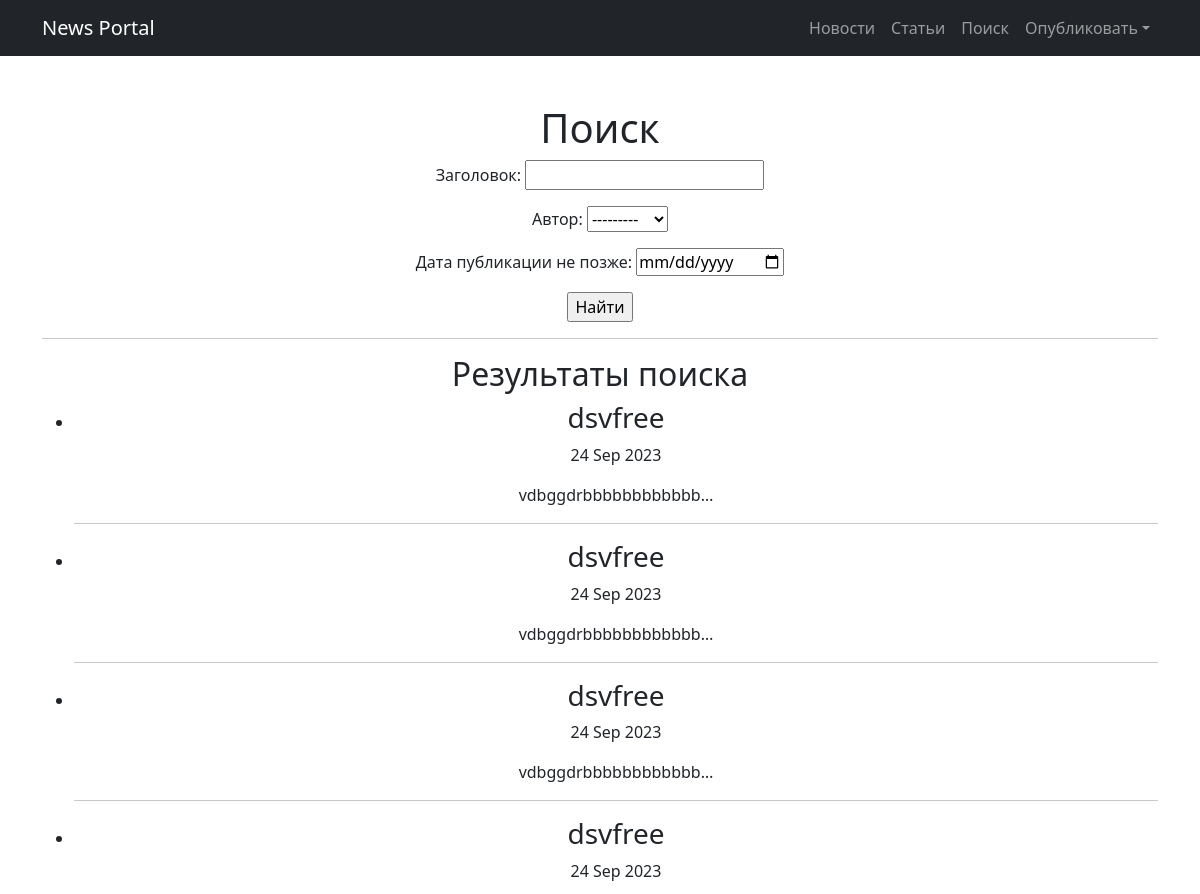
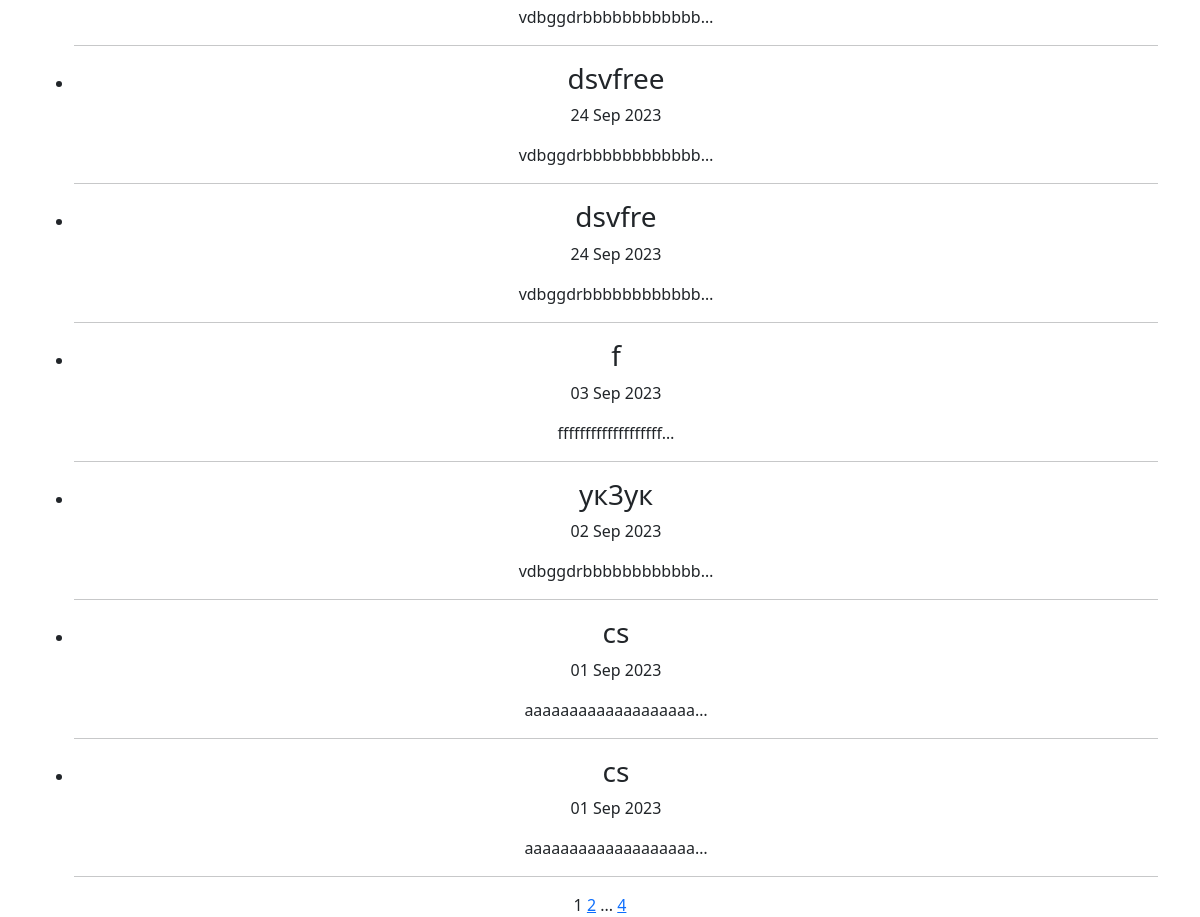
/posts/search/, run on the app's committed database (2 pictures, top to bottom).
### news/models.py (models this page shows, shortened)
class Post(models.Model):
    article = 'AR'
    news = 'NW'
    post_type = [
        (article, 'Статья'),
        (news, 'Новость')
    ]
    author = models.ForeignKey(Author, on_delete=models.PROTECT)
    type_post = models.CharField(max_length=2, choices=post_type)
    time_create = models.DateTimeField(auto_now_add=True)
    category = models.ManyToManyField(Category, through='PostCategory')
    header = models.CharField(max_length=150)
    text = models.TextField(default='Пост')
    rating = models.IntegerField(default=0)

### news/views.py (the view)
# urls.py: path('search/', PostSearch.as_view(), name='search'),
class PostSearch(ListView):
    model = Post
    ordering = '-time_create'
    template_name = 'posts_search.html'
    context_object_name = 'search'
    paginate_by = 10
    def get_queryset(self):
        queryset = super().get_queryset()
        self.filterset = PostFilter(self.request.GET, queryset)
        return self.filterset.qs
    def get_context_data(self, **kwargs):
        context = super().get_context_data()
        context['filterset'] = self.filterset
        return context

### news/models.py (called while the page is built)
    def __str__(self):
        return self.user.username

### news/templatetags/my_filters.py (called while the page is built)
@register.filter()
def censor(text):
    censored_text = text
    bad_words = ['выходные', 'Выходные', 'синоптик', 'Синоптик', ]
    if type(text) is str:
        for bad_word in bad_words:
            censored_text = censored_text.replace(bad_word, bad_word[0] + '*' * (len(bad_word) - 1) + bad_word[-1])
    else:
        raise TypeError
    return censored_text

### news/templatetags/my_tags.py (called while the page is built)
@register.simple_tag(takes_context=True)
def url_replace(context, **kwargs):
    d = context['request'].GET.copy()
    for k, v in kwargs.items():
        d[k] = v
    return d.urlencode()

### templates/posts_search.html (shortened to what this page needs)
{% extends 'flatpages/default.html' %}\
{% load my_filters %}
{% load my_tags %}
{% block content %}
    <h1>Поиск</h1>
    <form action="" method="get">
        {{ filterset.form.as_p }}
        <input type="submit" value="Найти" />
    </form>
    <hr>
        {% if search %}
        <h2>Результаты поиска</h2>
        <ul>
            {% for post in search %}
                <li>
                    <h3>{{ post.header|censor }}</h3>
                    <p>{{ post.time_create|date:'d M Y' }}</p>
                    <p>{{ post.text|truncatechars:20|censor }}</p>
                </li>
                <hr>
            {% endfor %}
        </ul>
    {% else %}
        <h2>Ничего не найдено</h2>
    {% endif %}
   {{ page_obj.number }}
   {% if page_obj.has_next %}
       <a href="?{% url_replace page=page_obj.next_page_number %}">{{ page_obj.next_page_number }}</a>
       {% if paginator.num_pages != page_obj.next_page_number %}
           ...
           <a href="?{% url_replace page=page_obj.paginator.num_pages %}">{{ page_obj.paginator.num_pages }}</a>
       {% endif %}
   {% endif %}
{% endblock content %}

### data on the page
Post: header|censor "dsvfree", time_create "24 Sep 2023", text|censor "vdbggdrbbbbbbbbbbbb…"
Post: header|censor "dsvfree", time_create "24 Sep 2023", text|censor "vdbggdrbbbbbbbbbbbb…"
Post: header|censor "dsvfree", time_create "24 Sep 2023", text|censor "vdbggdrbbbbbbbbbbbb…"
Post: header|censor "dsvfree", time_create "24 Sep 2023", text|censor "vdbggdrbbbbbbbbbbbb…"
Post: header|censor "dsvfree", time_create "24 Sep 2023", text|censor "vdbggdrbbbbbbbbbbbb…"
Post: header|censor "dsvfre", time_create "24 Sep 2023", text|censor "vdbggdrbbbbbbbbbbbb…"
Post: header|censor "f", time_create "03 Sep 2023", text|censor "fffffffffffffffffff…"
Post: header|censor "ук3ук", time_create "02 Sep 2023", text|censor "vdbggdrbbbbbbbbbbbb…"
Post: header|censor "cs", time_create "01 Sep 2023", text|censor "aaaaaaaaaaaaaaaaaaa…"
Post: header|censor "cs", time_create "01 Sep 2023", text|censor "aaaaaaaaaaaaaaaaaaa…"

### other printed values
{{ page_obj.number }} "1"
{{ page_obj.next_page_number }} "2"
{{ page_obj.paginator.num_pages }} "4"
